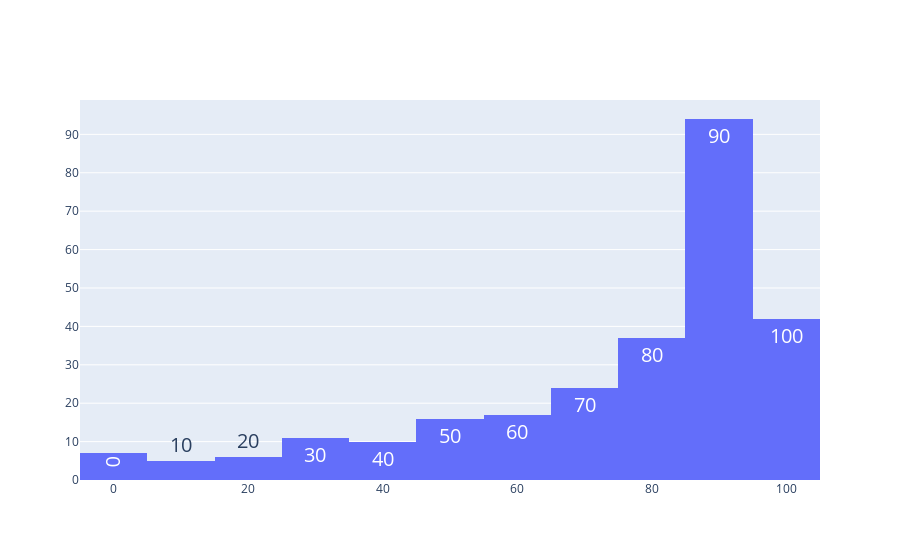
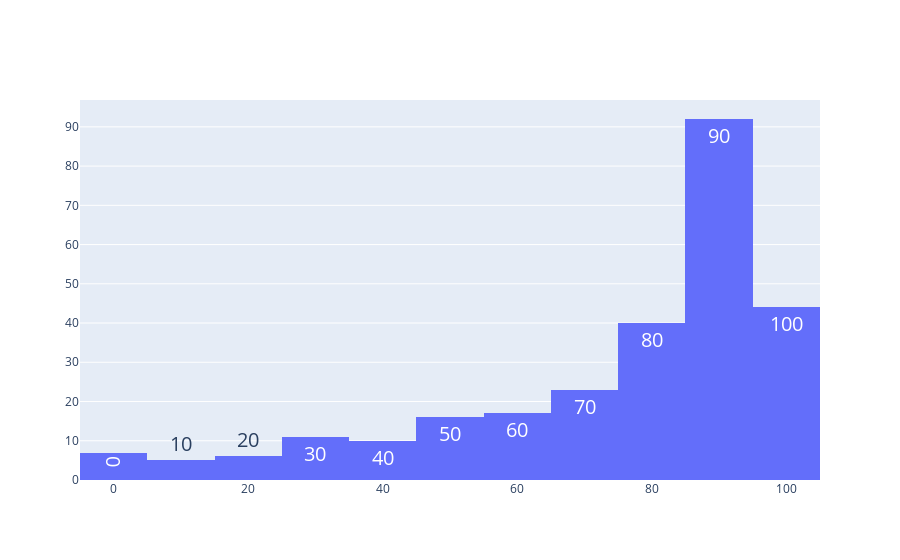
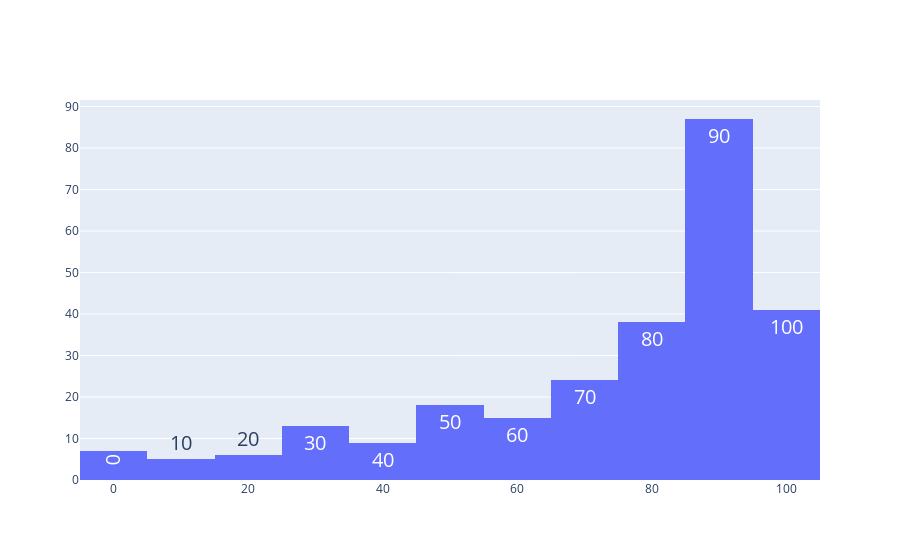
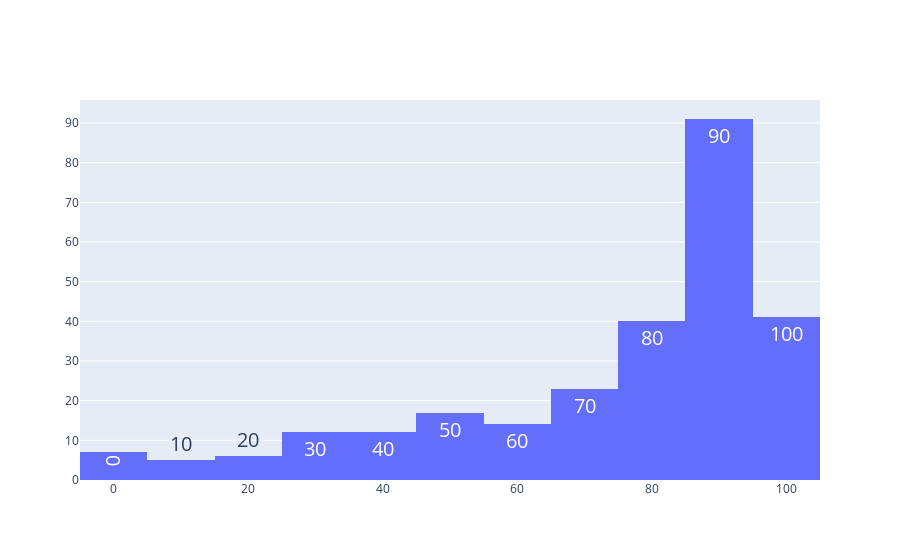

Here is the notebook cell these charts were saved with, in order:
### Markdown cell above
# % Predios exentos

### Code cell
años = DA["Año"].unique()
for año in años:
    df= DA[DA["Año"]==año]
    fig = go.Figure()
    fig.add_trace(go.Histogram(x=df["% Exentos"], name="count", texttemplate="%{x}", textfont_size=20))

    fig.show()

### Figure 1 — Plotly figure (JSON) as saved in the notebook; plotly's stock layout.template omitted (floating-point values rounded to 4 significant figures; data arrays with more than 128 entries replaced by an {"elided": "..."} marker saying what was removed)
{"data": [{"name": "count", "textfont": {"size": 20}, "texttemplate": "%{x}", "type": "histogram", "x": {"elided": "269 float values"}}], "layout": {"autosize": true, "xaxis": {"autorange": true, "range": [-5, 105], "type": "linear"}, "yaxis": {"autorange": true, "range": [0, 98.95]}}}

### Figure 2 — Plotly figure (JSON) as saved in the notebook; plotly's stock layout.template omitted (floating-point values rounded to 4 significant figures; data arrays with more than 128 entries replaced by an {"elided": "..."} marker saying what was removed)
{"data": [{"name": "count", "textfont": {"size": 20}, "texttemplate": "%{x}", "type": "histogram", "x": {"elided": "271 float values"}}], "layout": {"autosize": true, "xaxis": {"autorange": true, "range": [-5, 105], "type": "linear"}, "yaxis": {"autorange": true, "range": [0, 96.84]}}}

### Figure 3 — Plotly figure (JSON) as saved in the notebook; plotly's stock layout.template omitted (floating-point values rounded to 4 significant figures; data arrays with more than 128 entries replaced by an {"elided": "..."} marker saying what was removed)
{"data": [{"name": "count", "textfont": {"size": 20}, "texttemplate": "%{x}", "type": "histogram", "x": {"elided": "263 float values"}}], "layout": {"autosize": true, "xaxis": {"autorange": true, "range": [-5, 105], "type": "linear"}, "yaxis": {"autorange": true, "range": [0, 91.58]}}}

### Figure 4 — Plotly figure (JSON) as saved in the notebook; plotly's stock layout.template omitted (floating-point values rounded to 4 significant figures; data arrays with more than 128 entries replaced by an {"elided": "..."} marker saying what was removed)
{"data": [{"name": "count", "textfont": {"size": 20}, "texttemplate": "%{x}", "type": "histogram", "x": {"elided": "268 float values"}}], "layout": {"autosize": true, "xaxis": {"autorange": true, "range": [-5, 105], "type": "linear"}, "yaxis": {"autorange": true, "range": [0, 95.79]}}}
